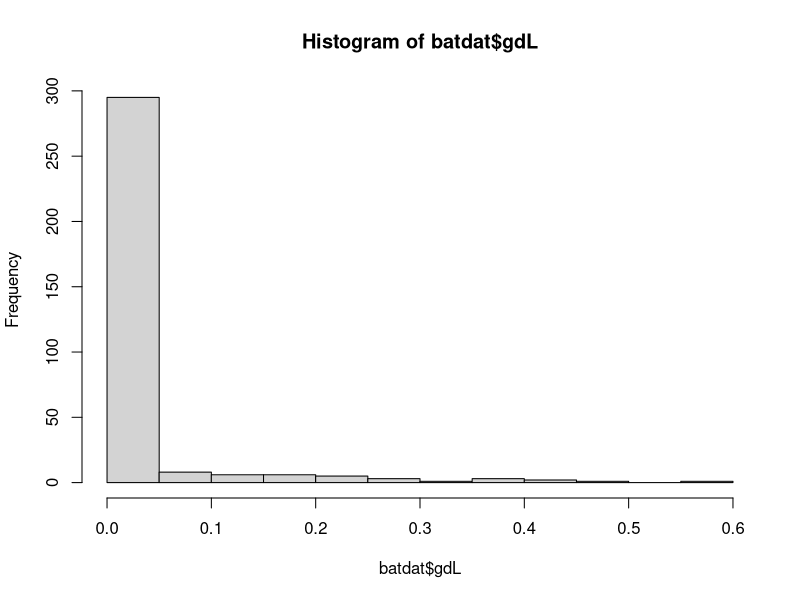
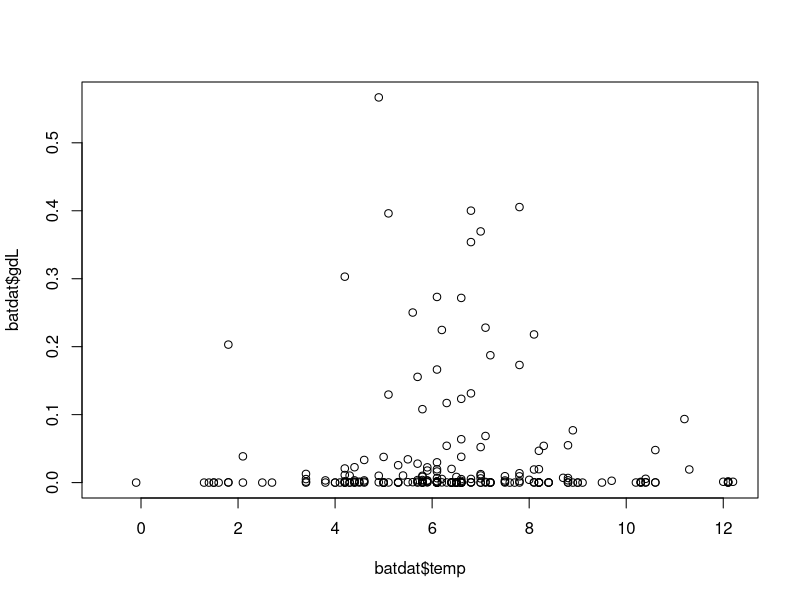

R code for these plots, in order:
#### Read in your data

batdat = read.csv("data_management/bat_data.csv")
# The function read.csv() reads in your .csv file containing all your data
# The green text within the " " marks indicates where your file is (its directory),
# which you will need to specify. 

head(batdat) 
# This returns the first 6 lines of data from your new dataframe, "batdat"

str(batdat)
# This tells you the type of data contained in your batdat dataframe. 
# As you can see, our "date" column is currently being read by R 
# as a character, not as a date. We need to change that!


#### Formatting dates

batdat$date_long<-as.Date(batdat$date, format="%m/%d/%y")
# This line of code tells R that our "date" column contains date data! We need to
# tell R, however, what form the data currently takes so that it can correctly
# assign months, days, and years. 

str(batdat)
# As you can see, our column "date" has been renamed date_long is now read as date data

# Additional package to read and change date data is "lubridate":
# https://lubridate.tidyverse.org/


#### Check your data

head(batdat)
# Good first pass at checking your data

unique(batdat$species)
# Returns unique values in the species column. If we had naming inconsistencies,
# this would be a good way to find them. 

hist(batdat$gdL)
# Great way to visualize the shape of your data. 
# If you data has anomalous data or outliers that could be the result of error,
# this is a great way to find it early. 

summary(batdat$gdL)
# Returns summary statistics of our data. 
# Again, great way to find anomalous data. 

plot(batdat$temp, batdat$gdL)
# The plot() function works like this: plot(x-axis variable, y-axis variable)
# This is agreat way to just quickly plot some of your data against itself
# and find anomalous data that could be the result of an error. 



####
####---------------------tidyverse----------------------####

# resources:
# https://tidyverse.tidyverse.org/
# https://dplyr.tidyverse.org/  
# https://github.com/rstudio/cheatsheets/blob/main/tidyr.pdf

# the tidyverse is a powerful set of separate packages
# with functions that make working with data in R much easier
# however tidyverse functions often rely heavily on piping
# this is a pipe : %>%
# the pipe says the word, 'then'

#install package if you don't have it
#remove the hashtag to install the packages
#install.packages('tidyverse')

# load the tidyverse package
library(tidyverse)

# read in two datasets
# you will need to tell R where to find them on your computer
# I am using an .Rproj file, which sets my working directory within
# the working directory

# first read in batdat again
#batdat = read.csv("data_management/bat_data.csv")

# read in bat count
batcount = read.csv("data_management/bat_count.csv")
# in this dataset, each row the count of hibernation site
# for a partcular species on a particular date
# even though sites were counted on the same date
# species are repeated across dates

# my favorite tidyverse command - group_by!
# group_by is kind of like using excels version of filter
# to create small a small dataset that is grouped by the variables
# for example, if I group_by species, date
# this is the equivalent in excel of selecting a species (e.g. MYLU)
# and a specific date (e.g. March 1 2016, 3/1/16)
# except group_by does this for every species and date combination in your dataset
# this is incredibly useful because in other programs, you might need
# to write a for loop to have this capability

## Group by, Mutate, and Summarise

#first add a column to the infection data that is the log10 of fungal loads
batdat$lgdL = log10(batdat$gdL)

# Summarise
batdat %>% 
  group_by(species) %>% 
  summarise(mean.fungal.loads=mean(lgdL,na.rm=TRUE))
# this gives you a summary table, it doesn't change batdat!

# if you want to call this table something you would need to assign it
# when using summarise, you always want to call your summary table something different
# this is like making a pivot_table in excel

fungal.load.table = batdat %>% 
  group_by(species) %>% 
  summarise(mean.fungal.loads=mean(lgdL,na.rm=TRUE))

fungal.load.table

## Summarise versus Mutate

# Mutate adds a column
# when mutating, you can just call the object you are making
# the same thing as your original dataframe
# because you are adding a column based on your
# original dataframe
batdat = batdat %>% 
  #replace batdat with a new dataframe that has something you want
  group_by(site,species,date) %>% 
  #you can group_by multiple things
  mutate(sample.size=n())
#this adds a column to the dataframe
batdat

## Joining
# joining datasets together is a useful skill
# especially if we have two datasets we need to match on a specific column
# or set of columns
# https://dplyr.tidyverse.org/reference/mutate-joins.html

# lets join add the bat count data with the infection data

# always call your new dataframe something new
# don't write over and old dataframe in case you make
# a mistake joining

#inner_join(): includes all rows in x and y.
#when inner joining, non-matching rows will be dropped!

#left_join(): includes all rows in x.
# when left joining, every row in x is kept, but only those matching
# x are kept in y

#right_join(): includes all rows in y.
# when right joining, every row in y is kept, but only those matching
# y are kept in x


#full_join(): includes all rows in x or y.
# every row is kept in both x and y

batdat_count = left_join(
  x = batdat,
  y = batcount,
  by = c("site","species","date")
)

View(batdat_count)
# now, every row in batdat remains, and we have merged in counts

## Pivoting
# https://tidyr.tidyverse.org/articles/pivot.html
#sometimes our datasets are not in the format we want for an analysis

head(batdat_count)
# right now, species is in long format
# but we could imagine wanting to test the abundance of one species 
# and how that influences another
# for example, does the number of MYLU influence the number of MYSE?
# for that, we would need to make columns of each species count
# with a row for a site and a date

#pivot_wider is how we take long data, and make it wide

batcounts.wide<- batcount %>% 
  #this says - make a new df called batcounts.wide using bat counts
  pivot_wider(names_from = species, 
              values_from = count
              ) 
##make columns for each of the values in the species column and fill those columns with values from the count column

# when we perform this, it automatically fills missing with NAs
# but we know that missing actually mean 0

batcounts.wide = batcount %>% 
  pivot_wider(
  names_from = species, 
  values_from = count,
  values_fill = 0
)

# more often, we might be working in the opposite direction
# IMO, a more common issue is that programs output SO much
# information in columns that we would rather have in rows

batcounts.long = batcounts.wide %>% 
  pivot_longer(
    cols = c("EPFU","MYLU","MYSE","PESU"), 
    #what are the existing columns I want to make into rows?
    names_to =   "species",
    #put the names of the columns in a column called 'species'
    values_to = "count"
    #the values that were in each of the columns get moved to a column called 'count'
  )

View(batcounts.long)
# there are frequently more than one way to specify the same thing

#option 2
batcounts.long = batcounts.wide %>% 
  pivot_longer(
    cols = c(starts_with("MY"), "EPFU", "PESU"),
    #if all the columns start with the same thing (or many of them)
    #we can use 'starts_with
    names_to =   "species",
    values_to = "count"
  )
View(batcounts.long)

#option 3
batcounts.long = batcounts.wide %>% 
  pivot_longer(
    cols = -c(site, date),
    #this says use every column but site and date
    names_to =   "species",
    values_to = "count"
  )
View(batcounts.long)

#all do the same thing!
